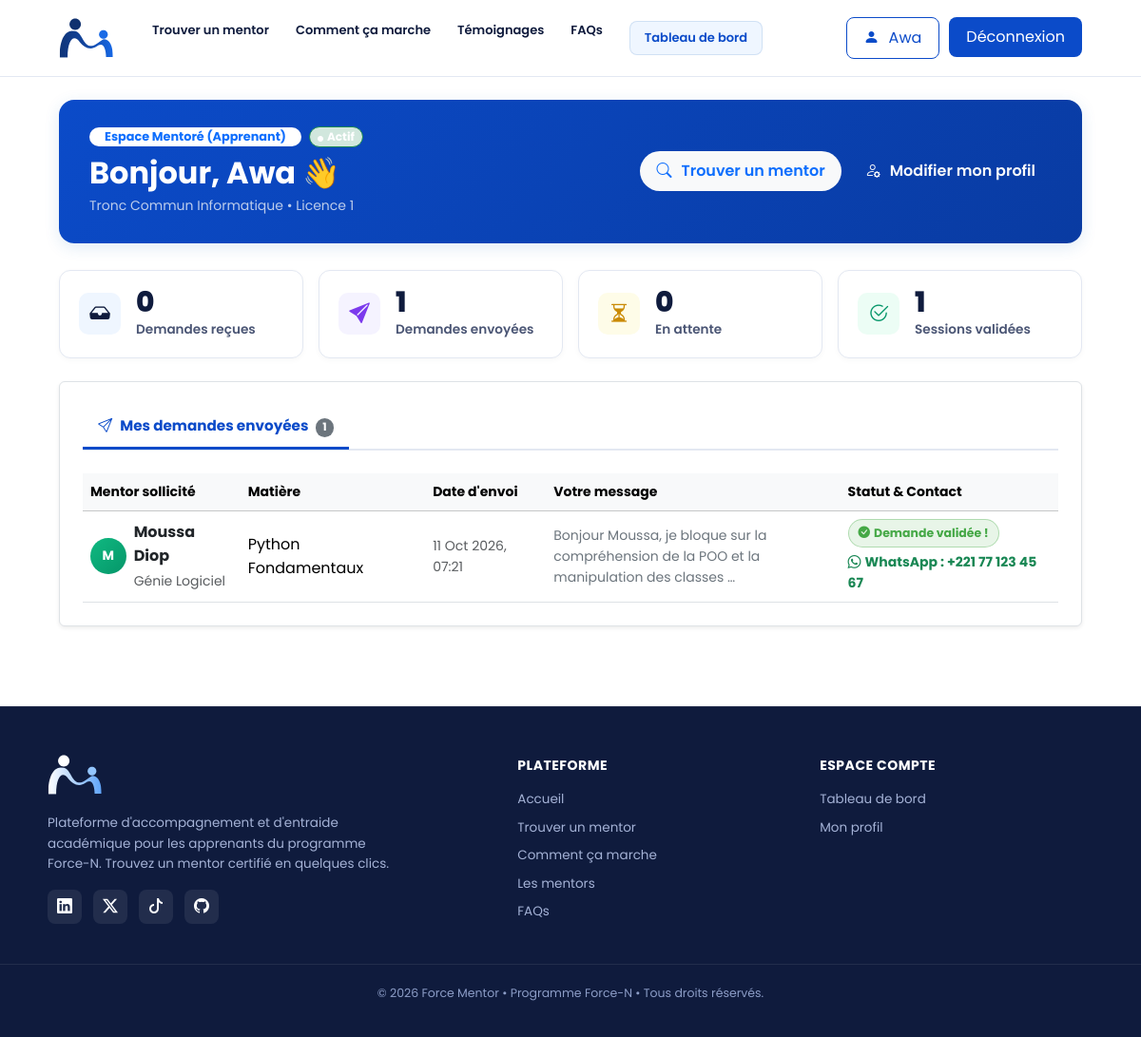
Page /tableau-de-bord/ (signed in) on the earlier database version.
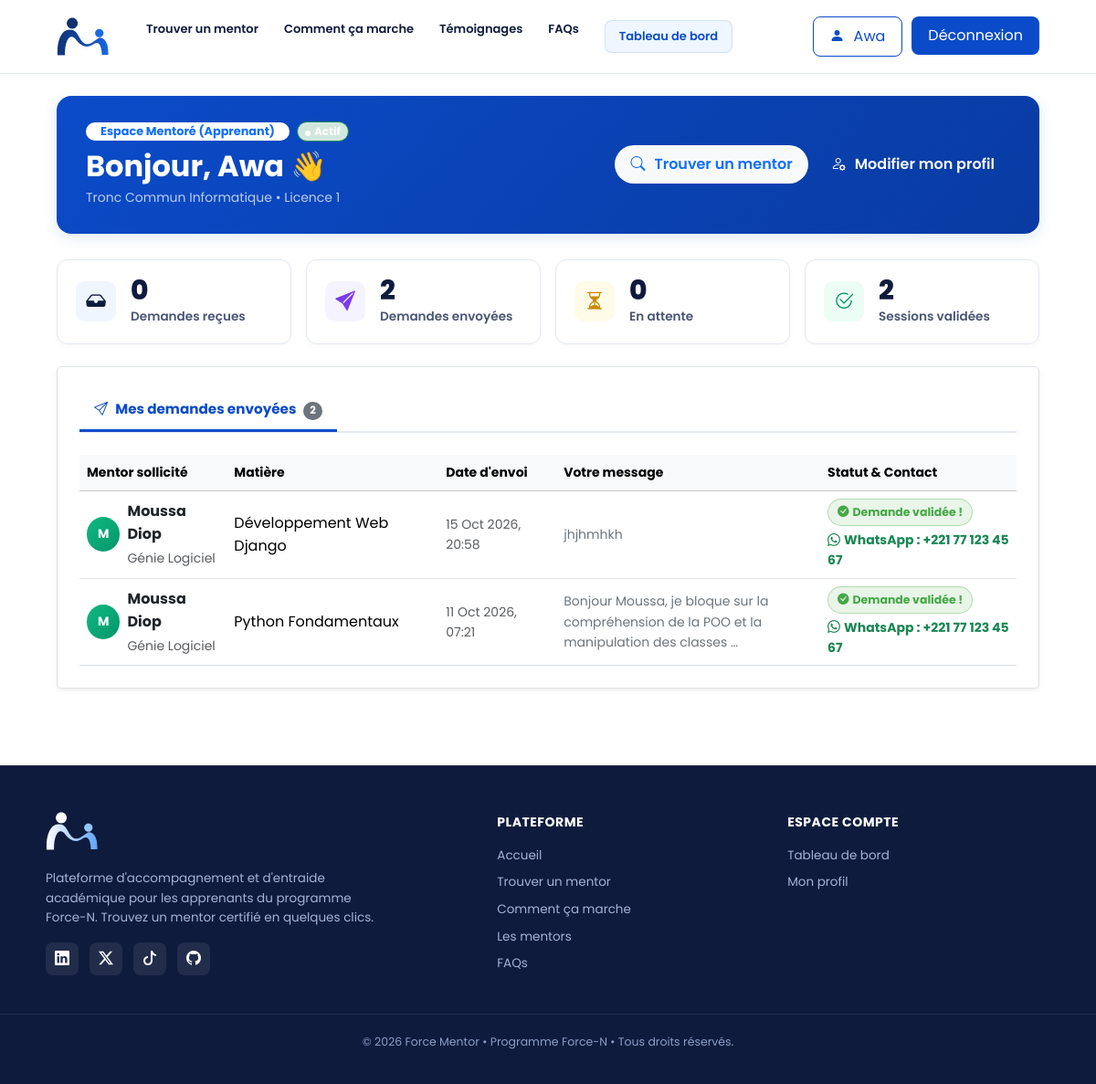
Same page on the later database version.
### mentorship/models.py (models this page shows, shortened)
class DemandeMentorat(models.Model):
    STATUT_CHOICES = [
        ('EN_ATTENTE', 'En attente'),
        ('ACCEPTEE', 'Acceptée'),
        ('REFUSEE', 'Refusée'),
        ('TERMINEE', 'Terminée'),
        ('ANNULEE', 'Annulée'),
    ]
    mentore = models.ForeignKey(Profile, on_delete=models.CASCADE, related_name='demandes_envoyees')
    mentor = models.ForeignKey(Profile, on_delete=models.CASCADE, related_name='demandes_recues')
    matiere = models.ForeignKey(Matiere, on_delete=models.CASCADE, related_name='demandes')
    message = models.TextField(help_text="Précisez votre besoin, vos blocages ou vos objectifs")
    statut = models.CharField(max_length=20, choices=STATUT_CHOICES, default='EN_ATTENTE')
    date_heure_souhaitee = models.DateTimeField(null=True, blank=True, help_text="Date et heure prévues de la séance")
    duree_minutes = models.PositiveIntegerField(default=60, help_text="Durée prévue en minutes (ex: 45, 60)")
    disponibilite = models.ForeignKey(DisponibiliteMentor, null=True, blank=True, on_delete=models.SET_NULL, related_name='reservations')
    lien_visio = models.URLField(max_length=300, blank=True, help_text="Lien automatique de visio (Jitsi Meet)")
    commentaire_mentor = models.TextField(blank=True, help_text="Notes ou compte-rendu du mentor post-séance")
    date_creation = models.DateTimeField(auto_now_add=True)
    date_mise_a_jour = models.DateTimeField(auto_now=True)
    class Meta:
        verbose_name = "Demande de mentorat"
        verbose_name_plural = "Demandes de mentorat"
        ordering = ['-date_creation']

class Matiere(models.Model):
    nom = models.CharField(max_length=100, unique=True)
    description = models.TextField(blank=True)
    icone = models.CharField(max_length=50, default='bi-journal-code', blank=True, help_text="Classe d'icône Bootstrap Icons")
    class Meta:
        verbose_name = "Matière"
        verbose_name_plural = "Matières"
        ordering = ['nom']

### accounts/models.py (models this page shows, shortened)
class Profile(models.Model):
    ROLE_CHOICES = [
        ('MENTORE', 'Mentoré (Apprenant)'),
        ('MENTOR', 'Mentor (Accompagnateur)'),
        ('LES_DEUX', 'Mentor & Mentoré'),
    ]
    NIVEAU_CHOICES = [
        ('L1', 'Licence 1'),
        ('L2', 'Licence 2'),
        ('L3', 'Licence 3'),
        ('M1', 'Master 1'),
        ('M2', 'Master 2'),
        ('CERTIF', 'Formation certifiante (Force-N)'),
        ('AUTRE', 'Autre'),
    ]
    user = models.OneToOneField(User, on_delete=models.CASCADE, related_name='profile')
    role = models.CharField(max_length=20, choices=ROLE_CHOICES, default='MENTORE')
    filiere = models.CharField(max_length=150, blank=True, help_text="Ex: Génie Logiciel, Réseaux, Web...")
    niveau = models.CharField(max_length=20, choices=NIVEAU_CHOICES, default='L1')
    bio = models.TextField(blank=True, help_text="Présentez-vous, vos objectifs ou vos compétences")
    telephone = models.CharField(max_length=30, blank=True, help_text="Numéro WhatsApp ou contact")
    est_disponible = models.BooleanField(default=True, help_text="Disponible pour du mentorat")
    photo = models.ImageField(upload_to='profiles/', blank=True, null=True, help_text="Photo de profil")
    class Meta:
        verbose_name = "Profil Étudiant"
        verbose_name_plural = "Profils Étudiants"
    @property
    def est_mentor(self):
        return self.role in ['MENTOR', 'LES_DEUX']

### mentorship/views.py (the view)
# urls.py: path('tableau-de-bord/', mentorship_views.dashboard, name='dashboard'),
@login_required
def dashboard(request):
    profile = request.user.profile
    demandes_envoyees = DemandeMentorat.objects.filter(mentore=profile).select_related('mentor__user', 'matiere')
    demandes_recues = DemandeMentorat.objects.filter(mentor=profile).select_related('mentore__user', 'matiere')
    competences = profile.competences.select_related('matiere')
    count_envoyees = demandes_envoyees.count()
    count_recues = demandes_recues.count()
    count_en_attente = (
        demandes_recues.filter(statut='EN_ATTENTE').count()
        if profile.est_mentor
        else demandes_envoyees.filter(statut='EN_ATTENTE').count()
    )
    count_acceptees = (
        demandes_recues.filter(statut='ACCEPTEE').count()
        + demandes_envoyees.filter(statut='ACCEPTEE').count()
    )
    context = {
        'profile': profile,
        'demandes_envoyees': demandes_envoyees,
        'demandes_recues': demandes_recues,
        'competences': competences,
        'count_envoyees': count_envoyees,
        'count_recues': count_recues,
        'count_en_attente': count_en_attente,
        'count_acceptees': count_acceptees,
    }
    return render(request, 'mentorship/dashboard.html', context)

### templates/mentorship/dashboard.html (shortened to what the changed rows need)
{% extends 'base.html' %}
{% load static %}
{% block content %}
<div class="container py-4">
    <div class="dashboard-hero-banner d-flex justify-content-between align-items-center flex-wrap gap-3">
        <div>
            <h2 class="fw-bold mb-1" style="font-size: 2rem;">
                Bonjour, {{ user.first_name|default:user.username }} 👋
            </h2>
        </div>
    </div>
    <div class="row g-3 mb-4">
        <div class="col-6 col-lg-3">
            <div class="kpi-card d-flex align-items-center gap-3">
                <div>
                    <div class="kpi-val">{{ count_envoyees }}</div>
                    <div class="kpi-lbl">Demandes envoyées</div>
                </div>
            </div>
        </div>
        <div class="col-6 col-lg-3">
            <div class="kpi-card d-flex align-items-center gap-3">
                <div>
                    <div class="kpi-val">{{ count_acceptees }}</div>
                    <div class="kpi-lbl">Sessions validées</div>
                </div>
            </div>
        </div>
    </div>
    <div class="card p-4 bg-white border shadow-sm">
        <ul class="nav nav-tabs nav-tabs-custom mb-4" id="dashboardTabs" role="tablist">
            <li class="nav-item" role="presentation">
                <button class="nav-link {% if not profile.est_mentor %}active{% endif %}" id="envoyees-tab" data-bs-toggle="tab" data-bs-target="#envoyees" type="button" role="tab">
                    <i class="bi bi-send me-2"></i>Mes demandes envoyées
                    <span class="badge rounded-pill bg-secondary ms-1" style="font-size: 0.72rem;">{{ demandes_envoyees.count }}</span>
                </button>
            </li>
        </ul>
        <div class="tab-content" id="dashboardTabsContent">
            <div class="tab-pane fade {% if not profile.est_mentor %}show active{% endif %}" id="envoyees" role="tabpanel">
                {% if demandes_envoyees %}
                    <div class="table-responsive">
                        <table class="table table-hover align-middle mb-0">
                            <thead class="table-light">
                                <tr class="text-secondary small">
                                    <th>Mentor sollicité</th>
                                    <th>Matière</th>
                                    <th>Date d'envoi</th>
                                    <th>Votre message</th>
                                    <th>Statut & Contact</th>
                                </tr>
                            </thead>
                            <tbody>
                                {% for req in demandes_envoyees %}
                                <tr>
                                    <td>
                                        <div class="d-flex align-items-center gap-2">
                                            <div class="rounded-circle d-flex align-items-center justify-content-center text-white fw-bold" style="width: 38px; height: 38px; background: linear-gradient(135deg, #10b981, #059669); font-size: 0.85rem;">
                                                {{ req.mentor.user.first_name|first|default:req.mentor.user.username|first|upper }}
                                            </div>
                                            <div>
                                                <div class="fw-bold text-dark">{{ req.mentor.user.get_full_name|default:req.mentor.user.username }}</div>
                                                <small class="text-muted">{{ req.mentor.filiere|default:"Mentor" }}</small>
                                            </div>
                                        </div>
                                    </td>
                                    <td>
                                        <span class="badge-skill-pill">{{ req.matiere.nom }}</span>
                                    </td>
                                    <td class="small text-muted">{{ req.date_creation|date:"d M Y, H:i" }}</td>
                                    <td>
                                        <div class="small text-secondary" style="max-width: 300px;" title="{{ req.message }}">
                                            {{ req.message|truncatewords:15 }}
                                        </div>
                                    </td>
                                    <td>
                                        {% if req.statut == 'EN_ATTENTE' %}
                                            <span class="badge-status-pending"><i class="bi bi-hourglass-split me-1"></i>En attente de réponse</span>
                                        {% elif req.statut == 'ACCEPTEE' %}
                                            <div>
                                                <span class="badge-status-accepted mb-1 d-inline-block"><i class="bi bi-check-circle-fill me-1"></i>Demande validée !</span>
                                                {% if req.mentor.telephone %}
                                                    <div class="small text-success fw-bold">
                                                        <i class="bi bi-whatsapp me-1"></i>WhatsApp : {{ req.mentor.telephone }}
                                                    </div>
                                                {% endif %}
                                            </div>
                                        {% elif req.statut == 'REFUSEE' %}
                                            <span class="badge-status-rejected"><i class="bi bi-x-circle-fill me-1"></i>Non disponible</span>
                                        {% else %}
                                            <span class="badge bg-secondary">{{ req.statut }}</span>
                                        {% endif %}
                                    </td>
                                </tr>
                                {% endfor %}
                            </tbody>
                        </table>
                    </div>
                {% endif %}
            </div>
        </div>
    </div>
</div>
{% endblock %}

Differences in the rows shown:
added DemandeMentorat: mentor.user.first_name|first "M", mentor.user.get_full_name "Moussa Diop", mentor.filiere "Génie Logiciel", matiere.nom "Développement Web Django", date_creation "15 Oct 2026, 20:58", message "jhjhmhkh", mentor.telephone "+221 77 123 45 67"
Other differences:
{{ count_envoyees }}: "1" → "2"
{{ count_acceptees }}: "1" → "2"
{{ demandes_envoyees.count }}: "1" → "2"
